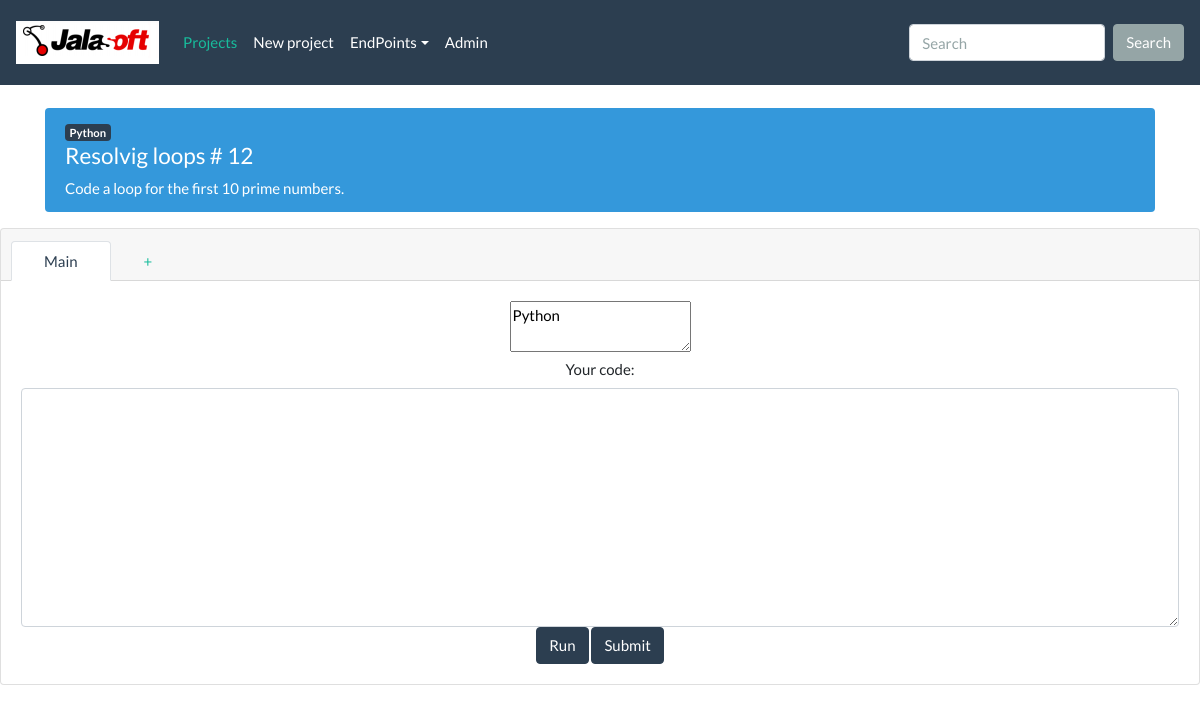
The page /endpoints/solve/22/ on the database its author committed.
### endpoints/models.py (models this page shows)
class Project(models.Model):
    name = models.CharField(max_length=100)
    lang = models.CharField(max_length=50)
    code_challenge = models.TextField()

### endpoints/views.py (the view)
# urls.py: path('solve/<int:pk>/', views.project_solve, name="project_solve"),
def project_solve(request, pk):
    project = Project.objects.get(pk=pk)
    return render(request, "project_solve.html", {'project': project})

### endpoints/templates/project_solve.html
{% extends "template.html" %}
{% block page_content %}
<br>
<div class="container">
    <div class="alert alert-dismissible alert-info">
        <span class="badge badge-primary text-right">{{ project.lang }}</span>
        <h4 class="alert-heading">{{ project.name }}</h4>
        <p class="mb-0">{{ project.code_challenge }}</p>
    </div>
</div>
<div class="card text-center">
    <div class="card-header">
        <ul class="nav nav-tabs card-header-tabs">
            <li class="nav-item">
                <a class="nav-link active" href="#">Main</a>
            </li>
            <li class="nav-item">
                <a class="nav-link" href="#">+</a>
            </li>
        </ul>
    </div>
    <div class="card-body">
        <form action="/endpoints/run/" method="GET">{% csrf_token %}
            <textarea id="lang" name="lang">{{ project.lang }}</textarea>
            <div class="form-gorup">
                <label for="code">Your code:</label>
                <textarea class="form-control" name="code" id="code" rows="10"></textarea>
            </div>
            <button class="btn btn-primary" type="submit">Run</button>
            <a href="/endpoints/index" class="btn btn-primary">Submit</a>
        </form>
    </div>
</div>
{% endblock %}

### rows shown on the page
Project: lang "Python", name "Resolvig loops # 12", code_challenge "Code a loop for the first 10 prime numbers."
